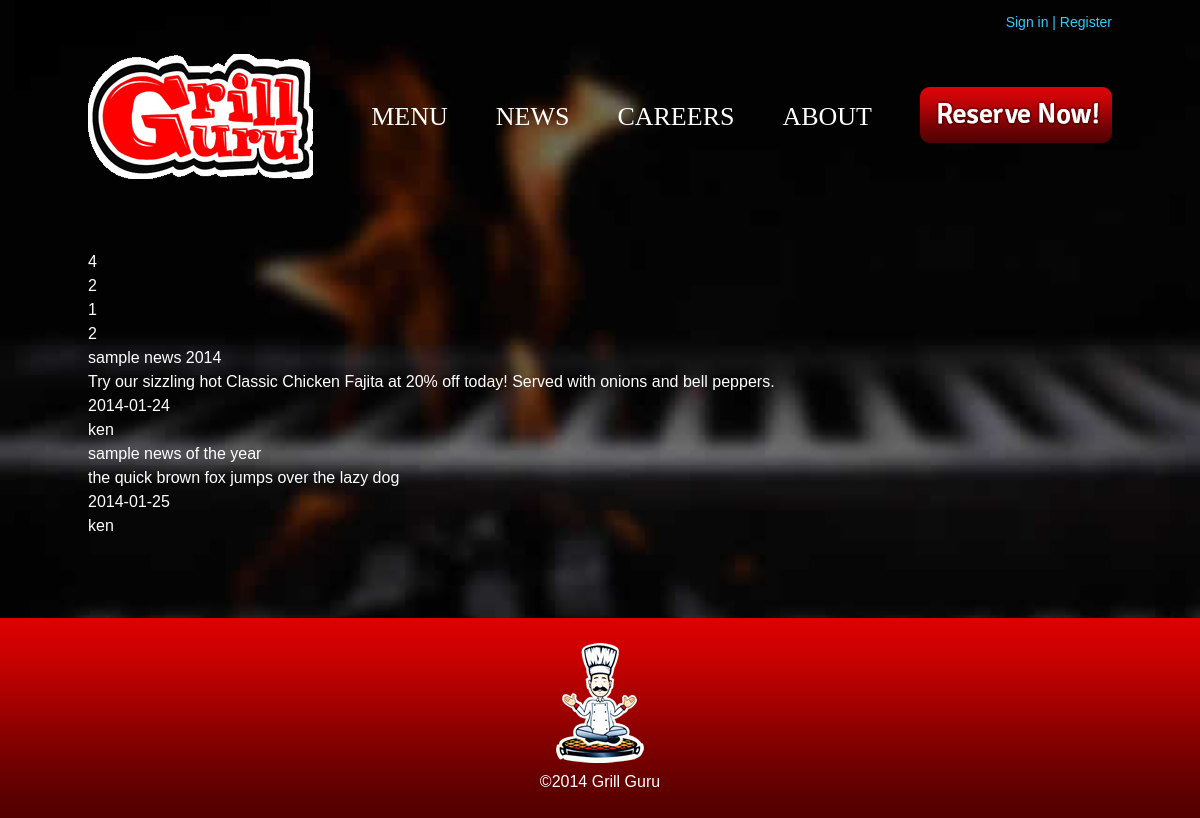
/project/new.php, run on an earlier commit of the app's database.
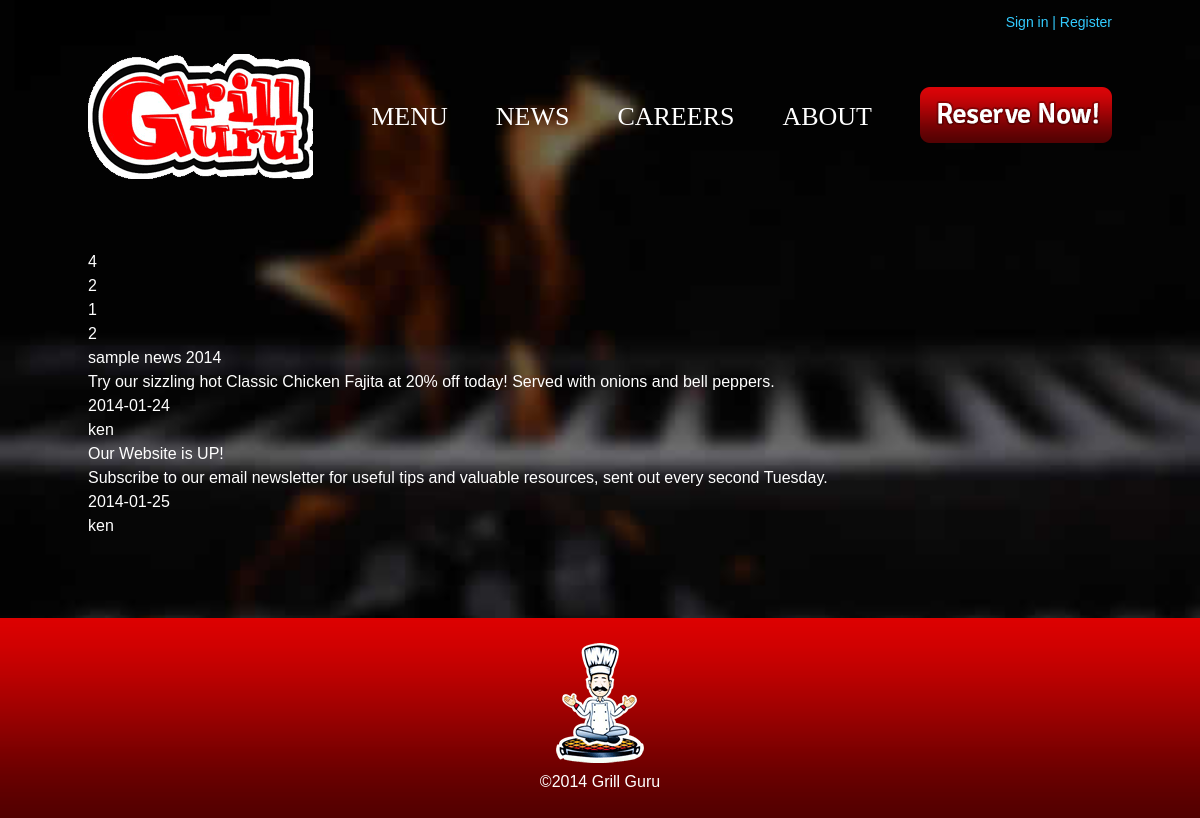
And on a later commit of the database.
### tables this page shows
CREATE TABLE IF NOT EXISTS `news` (
  `id` int(11) NOT NULL AUTO_INCREMENT,
  `descrition` text NOT NULL,
  `image` text NOT NULL,
  `news` text NOT NULL,
  `date` date NOT NULL,
  `by` varchar(200) NOT NULL,
  PRIMARY KEY (`id`)
);

### project/new.php (the view, shortened to what this page needs)
<?
include 'header.php';
$query = mysql_query("SELECT * FROM news ORDER by id desc");
$rows = mysql_num_rows($query);
echo "<br />".$rows;
if (isset($_GET['pn'])) {
    $pn = preg_replace('#[^0-9]#i',"",$_GET['pn']);
}
else {
    $pn = 1;
}
$itemsPerPage = 2;
$lastPage = ceil($rows/$itemsPerPage);
echo "<br />".$lastPage;
echo "<br />".$pn;
$limit = "LIMIT ".($pn - 1)*$itemsPerPage.','.$itemsPerPage;
$result2 = mysql_query("SELECT * FROM news ORDER BY id ASC ".$limit);
$rows2 = mysql_num_rows($result2);
echo "<br />".$rows2;
for($i=0; $i<$rows2; $i++) {
    echo "<br />".mysql_result($result2,$i,"descrition");
    echo "<br />".mysql_result($result2,$i,"news");
    echo "<br />".mysql_result($result2,$i,"date");
    echo "<br />".mysql_result($result2,$i,"by");
}
?>
<? include 'footer.php'; ?>

What changed in the data, as far as the page shows it:
changed news: descrition "sample news of the year" → "Our Website is UP!"; news "the quick brown fox jumps over the lazy dog" → "Subscribe to our email newsletter for useful tips and valuable resources, sent out every second Tuesday."
